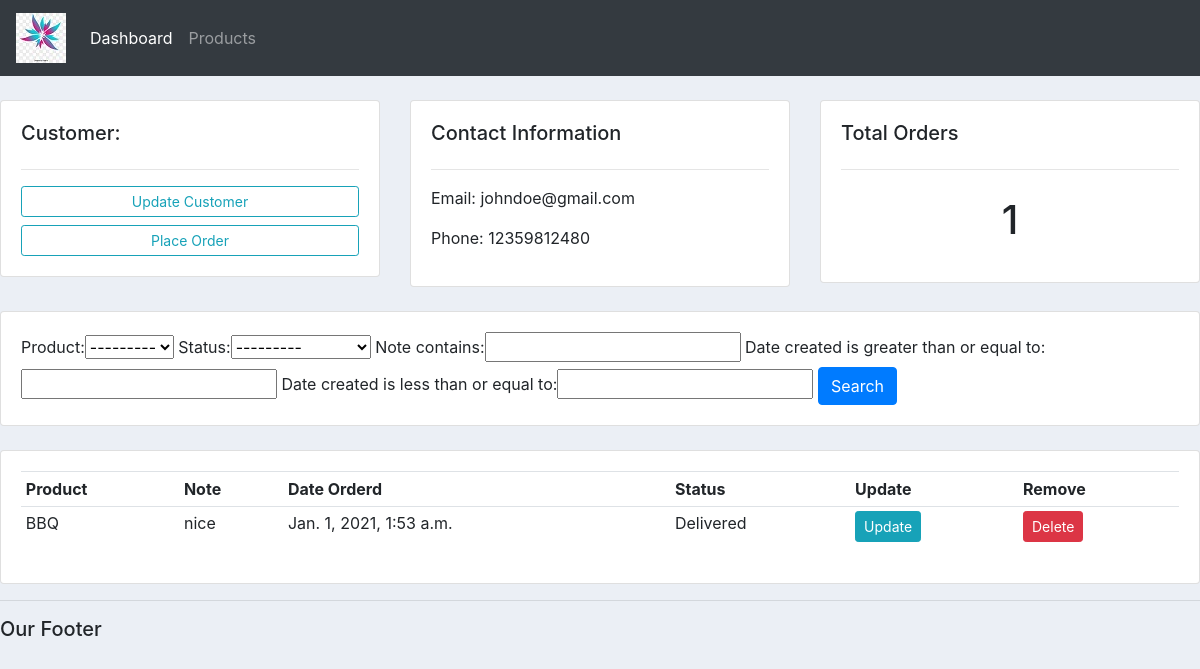
The page /customer/2 on the database its author committed.
### accounts/models.py (models this page shows, shortened)
class Customer(models.Model):
    name = models.CharField(null = True, max_length=200)
    phone = models.CharField(null=True, max_length=200)
    email = models.CharField(null=True, max_length=200)
    date_created = models.DateTimeField(null=True, auto_now_add=True)

class Order(models.Model):
    STATUS = (
        ('Pending', 'Pending'),
        ('Out for delivery', 'Out for delivery'),
        ('Delivered', 'Delivered')
    )
    customer = models.ForeignKey(Customer, null=True, on_delete=models.SET_NULL)
    product = models.ForeignKey(Product, null=True, on_delete=models.SET_NULL)
    date_created = models.DateTimeField(null=True, auto_now_add=True)
    status = models.CharField(null=True, max_length=200, choices=STATUS)
    note = models.CharField(null = True, max_length=1000)

class Product(models.Model):
    STATUS = (
        ('Indoor', 'Indoor'),
        ('Out door', 'Out door')
    )
    name = models.CharField(null = True, max_length=200)
    price = models.FloatField(null = True)
    category = models.CharField(null = True, max_length=200, choices=STATUS)
    description = models.CharField(null = True, max_length=200, blank=True)
    date_created = models.DateTimeField(null=True, auto_now_add=True)
    tag = models.ManyToManyField(Tag)
    def __str__(self):
        return self.name

### accounts/views.py (the view)
# urls.py: path('customer/<str:pk>', views.customer,name='customer'),
def customer(request, pk):
    customer = Customer.objects.get(id=pk)
    orders = customer.order_set.all()
    order_count = orders.count()
    myfilter = OrderFilter(request.GET, queryset=orders)
    orders = myfilter.qs
    context = {'customer':customer,
                'orders': orders,
                'order_count':order_count,
                'myFilter': myfilter}
    return render(request, 'accounts/customer.html', context)

### accounts/templates/accounts/customer.html
{% extends 'accounts/main.html' %}
{% block content %}
<br>
<div class="row">
	<div class="col-md">
		<div class="card card-body">
			<h5>Customer:</h5>
			<hr>
			<a class="btn btn-outline-info  btn-sm btn-block" href="">Update Customer</a>
			<a class="btn btn-outline-info  btn-sm btn-block" href="{% url 'createorder' customer.id%}">Place Order</a>
		</div>
	</div>
	<div class="col-md">
		<div class="card card-body">
			<h5>Contact Information</h5>
			<hr>
			<p>Email: {{customer.email}}</p>
			<p>Phone: {{customer.phone}}</p>
		</div>
	</div>
	<div class="col-md">
		<div class="card card-body">
			<h5>Total Orders</h5>
			<hr>
			<h1 style="text-align: center;padding: 10px">{{order_count}}</h1>
		</div>
	</div>
</div>
<br>
<div class="row">
	<div class="col">
		<div class="card card-body">
			<form method="get">
			{{myFilter.form}}
		    <button class="btn btn-primary" type="submit">Search</button>
		  </form>
		</div>
	</div>
</div>
<br>
<div class="row">
	<div class="col-md">
		<div class="card card-body">
			<table class="table table-sm">
				<tr>
					<th>Product</th>
					<th>Note</th>
					<th>Date Orderd</th>
					<th>Status</th>
					<th>Update</th>
					<th>Remove</th>
				</tr>
				{% for order in orders %}
					<tr>
						<td>{{order.product}}</td>
						<td>{{order.note}}</td>
						<td>{{order.date_created}}</td>
						<td>{{order.status}}</td>
						<td><a class='btn btn-sm btn-info' href="{% url  'updateorder' order.id %}">Update</a></td>
						<td><a href="{% url  'deleteorder' order.id %}" class="btn btn-sm btn-danger">Delete</a></td>
				</tr>
				{% endfor %}
			</table>
		</div>
	</div>
</div>
{% endblock content %}

### static/css/main.css (style rules this page uses)
body { background-color:#ebeff5; }

### rows shown on the page
Customer: email "johndoe@gmail.com", phone "12359812480"
Order: product "BBQ", note "nice", date_created "Jan. 1, 2021, 1:53 a.m.", status "Delivered"

### other values the page prints
{{ order_count }} "1"
